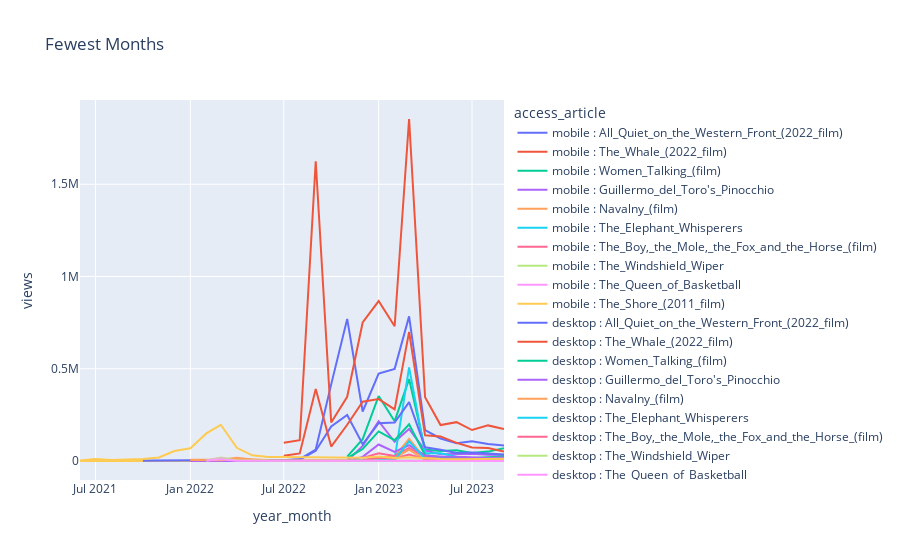

Source (notebook cell):
### Code cell
all_mobile_desktop_fewest10 = pd.concat([mobile_fewest_10_df,desktop_fewest_10_df])

all_mobile_desktop_fewest10['access_article'] = all_mobile_desktop_fewest10['access']+' : '+all_mobile_desktop_fewest10['article']

fig3 = px.line(all_mobile_desktop_fewest10,x="year_month",y="views",color='access_article',title="Fewest Months")
fig3.show()

### Figure 1 — Plotly figure (JSON) as saved in the notebook; plotly's stock layout.template omitted (floating-point values rounded to 4 significant figures)
{"data": [{"hovertemplate": "access_article=mobile : All_Quiet_on_the_Western_Front_(2022_film)<br>year_month=%{x}<br>views=%{y}<extra></extra>", "legendgroup": "mobile : All_Quiet_on_the_Western_Front_(2022_film)", "line": {"color": "#636efa", "dash": "solid"}, "marker": {"symbol": "circle"}, "mode": "lines", "name": "mobile : All_Quiet_on_the_Western_Front_(2022_film)", "orientation": "v", "showlegend": true, "type": "scatter", "x": ["2021-10-01T00:00:00", "2021-11-01T00:00:00", "2021-12-01T00:00:00", "2022-01-01T00:00:00", "2022-02-01T00:00:00", "2022-03-01T00:00:00", "2022-04-01T00:00:00", "2022-05-01T00:00:00", "2022-06-01T00:00:00", "2022-07-01T00:00:00", "2022-08-01T00:00:00", "2022-09-01T00:00:00", "2022-10-01T00:00:00", "2022-11-01T00:00:00", "2022-12-01T00:00:00", "2023-01-01T00:00:00", "2023-02-01T00:00:00", "2023-03-01T00:00:00", "2023-04-01T00:00:00", "2023-05-01T00:00:00", "2023-06-01T00:00:00", "2023-07-01T00:00:00", "2023-08-01T00:00:00", "2023-09-01T00:00:00"], "xaxis": "x", "y": [948, 1611, 2395, 3017, 3795, 3379, 3058, 2434, 2253, 3967, 10217, 62035, 415256, 770143, 268405, 473492, 499559, 783999, 166892, 122012, 96937, 107246, 92529, 84180], "yaxis": "y"}, {"hovertemplate": "access_article=mobile : The_Whale_(2022_film)<br>year_month=%{x}<br>views=%{y}<extra></extra>", "legendgroup": "mobile : The_Whale_(2022_film)", "line": {"color": "#EF553B", "dash": "solid"}, "marker": {"symbol": "circle"}, "mode": "lines", "name": "mobile : The_Whale_(2022_film)", "orientation": "v", "showlegend": true, "type": "scatter", "x": ["2022-07-01T00:00:00", "2022-08-01T00:00:00", "2022-09-01T00:00:00", "2022-10-01T00:00:00", "2022-11-01T00:00:00", "2022-12-01T00:00:00", "2023-01-01T00:00:00", "2023-02-01T00:00:00", "2023-03-01T00:00:00", "2023-04-01T00:00:00", "2023-05-01T00:00:00", "2023-06-01T00:00:00", "2023-07-01T00:00:00", "2023-08-01T00:00:00", "2023-09-01T00:00:00"], "xaxis": "x", "y": [98998, 112514, 1624977, 209033, 348167, 750964, 867043, 730519, 1853887, 345525, 194589, 210556, 167920, 192969, 173532], "yaxis": "y"}, {"hovertemplate": "access_article=mobile : Women_Talking_(film)<br>year_month=%{x}<br>views=%{y}<extra></extra>", "legendgroup": "mobile : Women_Talking_(film)", "line": {"color": "#00cc96", "dash": "solid"}, "marker": {"symbol": "circle"}, "mode": "lines", "name": "mobile : Women_Talking_(film)", "orientation": "v", "showlegend": true, "type": "scatter", "x": ["2022-11-01T00:00:00", "2022-12-01T00:00:00", "2023-01-01T00:00:00", "2023-02-01T00:00:00", "2023-03-01T00:00:00", "2023-04-01T00:00:00", "2023-05-01T00:00:00", "2023-06-01T00:00:00", "2023-07-01T00:00:00", "2023-08-01T00:00:00", "2023-09-01T00:00:00"], "xaxis": "x", "y": [23723, 118163, 352266, 215900, 444064, 61990, 53572, 58295, 42962, 50919, 69228], "yaxis": "y"}, {"hovertemplate": "access_article=mobile : Guillermo_del_Toro's_Pinocchio<br>year_month=%{x}<br>views=%{y}<extra></extra>", "legendgroup": "mobile : Guillermo_del_Toro's_Pinocchio", "line": {"color": "#ab63fa", "dash": "solid"}, "marker": {"symbol": "circle"}, "mode": "lines", "name": "mobile : Guillermo_del_Toro's_Pinocchio", "orientation": "v", "showlegend": true, "type": "scatter", "x": ["2022-01-01T00:00:00", "2022-02-01T00:00:00", "2022-03-01T00:00:00", "2022-04-01T00:00:00", "2022-05-01T00:00:00", "2022-06-01T00:00:00", "2022-07-01T00:00:00", "2022-08-01T00:00:00", "2022-09-01T00:00:00", "2022-10-01T00:00:00", "2022-11-01T00:00:00", "2022-12-01T00:00:00", "2023-01-01T00:00:00", "2023-02-01T00:00:00", "2023-03-01T00:00:00", "2023-04-01T00:00:00", "2023-05-01T00:00:00", "2023-06-01T00:00:00", "2023-07-01T00:00:00", "2023-08-01T00:00:00", "2023-09-01T00:00:00"], "xaxis": "x", "y": [98, 20, 6, 1, 5, 5, 6, 6, 7, 14, 20, 81838, 215604, 104348, 173484, 57249, 36755, 37739, 39791, 34121, 32645], "yaxis": "y"}, {"hovertemplate": "access_article=mobile : Navalny_(film)<br>year_month=%{x}<br>views=%{y}<extra></extra>", "legendgroup": "mobile : Navalny_(film)", "line": {"color": "#FFA15A", "dash": "solid"}, "marker": {"symbol": "circle"}, "mode": "lines", "name": "mobile : Navalny_(film)", "orientation": "v", "showlegend": true, "type": "scatter", "x": ["2022-01-01T00:00:00", "2022-02-01T00:00:00", "2022-03-01T00:00:00", "2022-04-01T00:00:00", "2022-05-01T00:00:00", "2022-06-01T00:00:00", "2022-07-01T00:00:00", "2022-08-01T00:00:00", "2022-09-01T00:00:00", "2022-10-01T00:00:00", "2022-11-01T00:00:00", "2022-12-01T00:00:00", "2023-01-01T00:00:00", "2023-02-01T00:00:00", "2023-03-01T00:00:00", "2023-04-01T00:00:00", "2023-05-01T00:00:00", "2023-06-01T00:00:00", "2023-07-01T00:00:00", "2023-08-01T00:00:00", "2023-09-01T00:00:00"], "xaxis": "x", "y": [6142, 8584, 7170, 17936, 8267, 6097, 4248, 3188, 3153, 2422, 2035, 3161, 18725, 25547, 120136, 11555, 5592, 5039, 4345, 5703, 3957], "yaxis": "y"}, {"hovertemplate": "access_article=mobile : The_Elephant_Whisperers<br>year_month=%{x}<br>views=%{y}<extra></extra>", "legendgroup": "mobile : The_Elephant_Whisperers", "line": {"color": "#19d3f3", "dash": "solid"}, "marker": {"symbol": "circle"}, "mode": "lines", "name": "mobile : The_Elephant_Whisperers", "orientation": "v", "showlegend": true, "type": "scatter", "x": ["2022-11-01T00:00:00", "2023-01-01T00:00:00", "2023-02-01T00:00:00", "2023-03-01T00:00:00", "2023-04-01T00:00:00", "2023-05-01T00:00:00", "2023-06-01T00:00:00", "2023-07-01T00:00:00", "2023-08-01T00:00:00", "2023-09-01T00:00:00"], "xaxis": "x", "y": [5, 10475, 11606, 507294, 41949, 41649, 22772, 13932, 17033, 9444], "yaxis": "y"}, {"hovertemplate": "access_article=mobile : The_Boy,_the_Mole,_the_Fox_and_the_Horse_(film)<br>year_month=%{x}<br>views=%{y}<extra></extra>", "legendgroup": "mobile : The_Boy,_the_Mole,_the_Fox_and_the_Horse_(film)", "line": {"color": "#FF6692", "dash": "solid"}, "marker": {"symbol": "circle"}, "mode": "lines", "name": "mobile : The_Boy,_the_Mole,_the_Fox_and_the_Horse_(film)", "orientation": "v", "showlegend": true, "type": "scatter", "x": ["2022-12-01T00:00:00", "2023-01-01T00:00:00", "2023-02-01T00:00:00", "2023-03-01T00:00:00", "2023-04-01T00:00:00", "2023-05-01T00:00:00", "2023-06-01T00:00:00", "2023-07-01T00:00:00", "2023-08-01T00:00:00", "2023-09-01T00:00:00"], "xaxis": "x", "y": [16765, 41850, 26743, 71514, 22302, 12325, 10774, 11672, 10443, 9150], "yaxis": "y"}, {"hovertemplate": "access_article=mobile : The_Windshield_Wiper<br>year_month=%{x}<br>views=%{y}<extra></extra>", "legendgroup": "mobile : The_Windshield_Wiper", "line": {"color": "#B6E880", "dash": "solid"}, "marker": {"symbol": "circle"}, "mode": "lines", "name": "mobile : The_Windshield_Wiper", "orientation": "v", "showlegend": true, "type": "scatter", "x": ["2022-02-01T00:00:00", "2022-03-01T00:00:00", "2022-04-01T00:00:00", "2022-05-01T00:00:00", "2022-06-01T00:00:00", "2022-07-01T00:00:00", "2022-08-01T00:00:00", "2022-09-01T00:00:00", "2022-10-01T00:00:00", "2022-11-01T00:00:00", "2022-12-01T00:00:00", "2023-01-01T00:00:00", "2023-02-01T00:00:00", "2023-03-01T00:00:00", "2023-04-01T00:00:00", "2023-05-01T00:00:00", "2023-06-01T00:00:00", "2023-07-01T00:00:00", "2023-08-01T00:00:00", "2023-09-01T00:00:00"], "xaxis": "x", "y": [2245, 18496, 5286, 6007, 4278, 2259, 1921, 1833, 1730, 1769, 1966, 2475, 2018, 2808, 1221, 1074, 1245, 1350, 1143, 1139], "yaxis": "y"}, {"hovertemplate": "access_article=mobile : The_Queen_of_Basketball<br>year_month=%{x}<br>views=%{y}<extra></extra>", "legendgroup": "mobile : The_Queen_of_Basketball", "line": {"color": "#FF97FF", "dash": "solid"}, "marker": {"symbol": "circle"}, "mode": "lines", "name": "mobile : The_Queen_of_Basketball", "orientation": "v", "showlegend": true, "type": "scatter", "x": ["2022-02-01T00:00:00", "2022-03-01T00:00:00", "2022-04-01T00:00:00", "2022-05-01T00:00:00", "2022-06-01T00:00:00", "2022-07-01T00:00:00", "2022-08-01T00:00:00", "2022-09-01T00:00:00", "2022-10-01T00:00:00", "2022-11-01T00:00:00", "2022-12-01T00:00:00", "2023-01-01T00:00:00", "2023-02-01T00:00:00", "2023-03-01T00:00:00", "2023-04-01T00:00:00", "2023-05-01T00:00:00", "2023-06-01T00:00:00", "2023-07-01T00:00:00", "2023-08-01T00:00:00", "2023-09-01T00:00:00"], "xaxis": "x", "y": [2528, 15914, 3281, 1061, 1093, 1218, 1054, 1050, 1216, 1011, 1149, 1561, 1031, 1828, 746, 675, 561, 810, 632, 505], "yaxis": "y"}, {"hovertemplate": "access_article=mobile : The_Shore_(2011_film)<br>year_month=%{x}<br>views=%{y}<extra></extra>", "legendgroup": "mobile : The_Shore_(2011_film)", "line": {"color": "#FECB52", "dash": "solid"}, "marker": {"symbol": "circle"}, "mode": "lines", "name": "mobile : The_Shore_(2011_film)", "orientation": "v", "showlegend": true, "type": "scatter", "x": ["2021-06-01T00:00:00", "2021-07-01T00:00:00", "2021-08-01T00:00:00", "2021-09-01T00:00:00", "2021-10-01T00:00:00", "2021-11-01T00:00:00", "2021-12-01T00:00:00", "2022-01-01T00:00:00", "2022-02-01T00:00:00", "2022-03-01T00:00:00", "2022-04-01T00:00:00", "2022-05-01T00:00:00", "2022-06-01T00:00:00", "2022-07-01T00:00:00", "2022-08-01T00:00:00", "2022-09-01T00:00:00", "2022-10-01T00:00:00", "2022-11-01T00:00:00", "2022-12-01T00:00:00", "2023-01-01T00:00:00", "2023-02-01T00:00:00", "2023-03-01T00:00:00", "2023-04-01T00:00:00", "2023-05-01T00:00:00", "2023-06-01T00:00:00", "2023-07-01T00:00:00", "2023-08-01T00:00:00", "2023-09-01T00:00:00"], "xaxis": "x", "y": [146, 297, 274, 318, 277, 298, 272, 351, 366, 394, 298, 245, 225, 276, 238, 340, 299, 268, 319, 477, 601, 675, 353, 341, 285, 327, 355, 304], "yaxis": "y"}, {"hovertemplate": "access_article=desktop : All_Quiet_on_the_Western_Front_(2022_film)<br>year_month=%{x}<br>views=%{y}<extra></extra>", "legendgroup": "desktop : All_Quiet_on_the_Western_Front_(2022_film)", "line": {"color": "#636efa", "dash": "solid"}, "marker": {"symbol": "circle"}, "mode": "lines", "name": "desktop : All_Quiet_on_the_Western_Front_(2022_film)", "orientation": "v", "showlegend": true, "type": "scatter", "x": ["2021-10-01T00:00:00", "2021-11-01T00:00:00", "2021-12-01T00:00:00", "2022-01-01T00:00:00", "2022-02-01T00:00:00", "2022-03-01T00:00:00", "2022-04-01T00:00:00", "2022-05-01T00:00:00", "2022-06-01T00:00:00", "2022-07-01T00:00:00", "2022-08-01T00:00:00", "2022-09-01T00:00:00", "2022-10-01T00:00:00", "2022-11-01T00:00:00", "2022-12-01T00:00:00", "2023-01-01T00:00:00", "2023-02-01T00:00:00", "2023-03-01T00:00:00", "2023-04-01T00:00:00", "2023-05-01T00:00:00", "2023-06-01T00:00:00", "2023-07-01T00:00:00", "2023-08-01T00:00:00", "2023-09-01T00:00:00"], "xaxis": "x", "y": [856, 1306, 1652, 2178, 2492, 2313, 2224, 1848, 1789, 2847, 6605, 55016, 187083, 249287, 90719, 204793, 209122, 318774, 73988, 61311, 43148, 46239, 39426, 34623], "yaxis": "y"}, {"hovertemplate": "access_article=desktop : The_Whale_(2022_film)<br>year_month=%{x}<br>views=%{y}<extra></extra>", "legendgroup": "desktop : The_Whale_(2022_film)", "line": {"color": "#EF553B", "dash": "solid"}, "marker": {"symbol": "circle"}, "mode": "lines", "name": "desktop : The_Whale_(2022_film)", "orientation": "v", "showlegend": true, "type": "scatter", "x": ["2022-07-01T00:00:00", "2022-08-01T00:00:00", "2022-09-01T00:00:00", "2022-10-01T00:00:00", "2022-11-01T00:00:00", "2022-12-01T00:00:00", "2023-01-01T00:00:00", "2023-02-01T00:00:00", "2023-03-01T00:00:00", "2023-04-01T00:00:00", "2023-05-01T00:00:00", "2023-06-01T00:00:00", "2023-07-01T00:00:00", "2023-08-01T00:00:00", "2023-09-01T00:00:00"], "xaxis": "x", "y": [28302, 41066, 390423, 78216, 196501, 321533, 335736, 279994, 699949, 139289, 133190, 97965, 72886, 69930, 51314], "yaxis": "y"}, {"hovertemplate": "access_article=desktop : Women_Talking_(film)<br>year_month=%{x}<br>views=%{y}<extra></extra>", "legendgroup": "desktop : Women_Talking_(film)", "line": {"color": "#00cc96", "dash": "solid"}, "marker": {"symbol": "circle"}, "mode": "lines", "name": "desktop : Women_Talking_(film)", "orientation": "v", "showlegend": true, "type": "scatter", "x": ["2022-11-01T00:00:00", "2022-12-01T00:00:00", "2023-01-01T00:00:00", "2023-02-01T00:00:00", "2023-03-01T00:00:00", "2023-04-01T00:00:00", "2023-05-01T00:00:00", "2023-06-01T00:00:00", "2023-07-01T00:00:00", "2023-08-01T00:00:00", "2023-09-01T00:00:00"], "xaxis": "x", "y": [15975, 65719, 160349, 113134, 199182, 31200, 21481, 21118, 16261, 19522, 23823], "yaxis": "y"}, {"hovertemplate": "access_article=desktop : Guillermo_del_Toro's_Pinocchio<br>year_month=%{x}<br>views=%{y}<extra></extra>", "legendgroup": "desktop : Guillermo_del_Toro's_Pinocchio", "line": {"color": "#ab63fa", "dash": "solid"}, "marker": {"symbol": "circle"}, "mode": "lines", "name": "desktop : Guillermo_del_Toro's_Pinocchio", "orientation": "v", "showlegend": true, "type": "scatter", "x": ["2022-01-01T00:00:00", "2022-02-01T00:00:00", "2022-03-01T00:00:00", "2022-04-01T00:00:00", "2022-05-01T00:00:00", "2022-06-01T00:00:00", "2022-07-01T00:00:00", "2022-08-01T00:00:00", "2022-09-01T00:00:00", "2022-10-01T00:00:00", "2022-11-01T00:00:00", "2022-12-01T00:00:00", "2023-01-01T00:00:00", "2023-02-01T00:00:00", "2023-03-01T00:00:00", "2023-04-01T00:00:00", "2023-05-01T00:00:00", "2023-06-01T00:00:00", "2023-07-01T00:00:00", "2023-08-01T00:00:00", "2023-09-01T00:00:00"], "xaxis": "x", "y": [82, 60, 20, 14, 14, 43, 118, 103, 162, 296, 702, 22516, 89320, 48964, 86411, 29338, 23638, 22510, 19395, 16874, 19368], "yaxis": "y"}, {"hovertemplate": "access_article=desktop : Navalny_(film)<br>year_month=%{x}<br>views=%{y}<extra></extra>", "legendgroup": "desktop : Navalny_(film)", "line": {"color": "#FFA15A", "dash": "solid"}, "marker": {"symbol": "circle"}, "mode": "lines", "name": "desktop : Navalny_(film)", "orientation": "v", "showlegend": true, "type": "scatter", "x": ["2022-01-01T00:00:00", "2022-02-01T00:00:00", "2022-03-01T00:00:00", "2022-04-01T00:00:00", "2022-05-01T00:00:00", "2022-06-01T00:00:00", "2022-07-01T00:00:00", "2022-08-01T00:00:00", "2022-09-01T00:00:00", "2022-10-01T00:00:00", "2022-11-01T00:00:00", "2022-12-01T00:00:00", "2023-01-01T00:00:00", "2023-02-01T00:00:00", "2023-03-01T00:00:00", "2023-04-01T00:00:00", "2023-05-01T00:00:00", "2023-06-01T00:00:00", "2023-07-01T00:00:00", "2023-08-01T00:00:00", "2023-09-01T00:00:00"], "xaxis": "x", "y": [6079, 7003, 4406, 12281, 6444, 4267, 2595, 2481, 2191, 2086, 1771, 2662, 13855, 16749, 61551, 7406, 4034, 3368, 2597, 3326, 2431], "yaxis": "y"}, {"hovertemplate": "access_article=desktop : The_Elephant_Whisperers<br>year_month=%{x}<br>views=%{y}<extra></extra>", "legendgroup": "desktop : The_Elephant_Whisperers", "line": {"color": "#19d3f3", "dash": "solid"}, "marker": {"symbol": "circle"}, "mode": "lines", "name": "desktop : The_Elephant_Whisperers", "orientation": "v", "showlegend": true, "type": "scatter", "x": ["2022-11-01T00:00:00", "2023-01-01T00:00:00", "2023-02-01T00:00:00", "2023-03-01T00:00:00", "2023-04-01T00:00:00", "2023-05-01T00:00:00", "2023-06-01T00:00:00", "2023-07-01T00:00:00", "2023-08-01T00:00:00", "2023-09-01T00:00:00"], "xaxis": "x", "y": [5, 4685, 6028, 106186, 11728, 8858, 5110, 3911, 5718, 2912], "yaxis": "y"}, {"hovertemplate": "access_article=desktop : The_Boy,_the_Mole,_the_Fox_and_the_Horse_(film)<br>year_month=%{x}<br>views=%{y}<extra></extra>", "legendgroup": "desktop : The_Boy,_the_Mole,_the_Fox_and_the_Horse_(film)", "line": {"color": "#FF6692", "dash": "solid"}, "marker": {"symbol": "circle"}, "mode": "lines", "name": "desktop : The_Boy,_the_Mole,_the_Fox_and_the_Horse_(film)", "orientation": "v", "showlegend": true, "type": "scatter", "x": ["2022-12-01T00:00:00", "2023-01-01T00:00:00", "2023-02-01T00:00:00", "2023-03-01T00:00:00", "2023-04-01T00:00:00", "2023-05-01T00:00:00", "2023-06-01T00:00:00", "2023-07-01T00:00:00", "2023-08-01T00:00:00", "2023-09-01T00:00:00"], "xaxis": "x", "y": [4294, 17449, 13135, 35347, 10591, 6738, 5480, 5370, 4808, 3996], "yaxis": "y"}, {"hovertemplate": "access_article=desktop : The_Windshield_Wiper<br>year_month=%{x}<br>views=%{y}<extra></extra>", "legendgroup": "desktop : The_Windshield_Wiper", "line": {"color": "#B6E880", "dash": "solid"}, "marker": {"symbol": "circle"}, "mode": "lines", "name": "desktop : The_Windshield_Wiper", "orientation": "v", "showlegend": true, "type": "scatter", "x": ["2022-02-01T00:00:00", "2022-03-01T00:00:00", "2022-04-01T00:00:00", "2022-05-01T00:00:00", "2022-06-01T00:00:00", "2022-07-01T00:00:00", "2022-08-01T00:00:00", "2022-09-01T00:00:00", "2022-10-01T00:00:00", "2022-11-01T00:00:00", "2022-12-01T00:00:00", "2023-01-01T00:00:00", "2023-02-01T00:00:00", "2023-03-01T00:00:00", "2023-04-01T00:00:00", "2023-05-01T00:00:00", "2023-06-01T00:00:00", "2023-07-01T00:00:00", "2023-08-01T00:00:00", "2023-09-01T00:00:00"], "xaxis": "x", "y": [2194, 13245, 3834, 4400, 3087, 1634, 1298, 1557, 1469, 1376, 1452, 1744, 1305, 1640, 938, 744, 981, 846, 1057, 1076], "yaxis": "y"}, {"hovertemplate": "access_article=desktop : The_Queen_of_Basketball<br>year_month=%{x}<br>views=%{y}<extra></extra>", "legendgroup": "desktop : The_Queen_of_Basketball", "line": {"color": "#FF97FF", "dash": "solid"}, "marker": {"symbol": "circle"}, "mode": "lines", "name": "desktop : The_Queen_of_Basketball", "orientation": "v", "showlegend": true, "type": "scatter", "x": ["2022-02-01T00:00:00", "2022-03-01T00:00:00", "2022-04-01T00:00:00", "2022-05-01T00:00:00", "2022-06-01T00:00:00", "2022-07-01T00:00:00", "2022-08-01T00:00:00", "2022-09-01T00:00:00", "2022-10-01T00:00:00", "2022-11-01T00:00:00", "2022-12-01T00:00:00", "2023-01-01T00:00:00", "2023-02-01T00:00:00", "2023-03-01T00:00:00", "2023-04-01T00:00:00", "2023-05-01T00:00:00", "2023-06-01T00:00:00", "2023-07-01T00:00:00", "2023-08-01T00:00:00", "2023-09-01T00:00:00"], "xaxis": "x", "y": [2252, 9353, 1603, 558, 548, 596, 706, 1176, 1217, 1092, 1313, 1923, 867, 1617, 456, 547, 509, 448, 678, 464], "yaxis": "y"}, {"hovertemplate": "access_article=desktop : Drive_My_Car_(film)<br>year_month=%{x}<br>views=%{y}<extra></extra>", "legendgroup": "desktop : Drive_My_Car_(film)", "line": {"color": "#FECB52", "dash": "solid"}, "marker": {"symbol": "circle"}, "mode": "lines", "name": "desktop : Drive_My_Car_(film)", "orientation": "v", "showlegend": true, "type": "scatter", "x": ["2021-06-01T00:00:00", "2021-07-01T00:00:00", "2021-08-01T00:00:00", "2021-09-01T00:00:00", "2021-10-01T00:00:00", "2021-11-01T00:00:00", "2021-12-01T00:00:00", "2022-01-01T00:00:00", "2022-02-01T00:00:00", "2022-03-01T00:00:00", "2022-04-01T00:00:00", "2022-05-01T00:00:00", "2022-06-01T00:00:00", "2022-07-01T00:00:00", "2022-08-01T00:00:00", "2022-09-01T00:00:00", "2022-10-01T00:00:00", "2022-11-01T00:00:00", "2022-12-01T00:00:00", "2023-01-01T00:00:00", "2023-02-01T00:00:00", "2023-03-01T00:00:00", "2023-04-01T00:00:00", "2023-05-01T00:00:00", "2023-06-01T00:00:00", "2023-07-01T00:00:00", "2023-08-01T00:00:00", "2023-09-01T00:00:00"], "xaxis": "x", "y": [2523, 11390, 5742, 7302, 10529, 18868, 54292, 68564, 149525, 196330, 71659, 30792, 21942, 21474, 20466, 17614, 17667, 17847, 18276, 24154, 16097, 19823, 13406, 10701, 9982, 10545, 10333, 11825], "yaxis": "y"}], "layout": {"legend": {"title": {"text": "access_article"}, "tracegroupgap": 0}, "title": {"text": "Fewest Months"}, "xaxis": {"anchor": "y", "domain": [0, 1], "title": {"text": "year_month"}}, "yaxis": {"anchor": "x", "domain": [0, 1], "title": {"text": "views"}}}}
